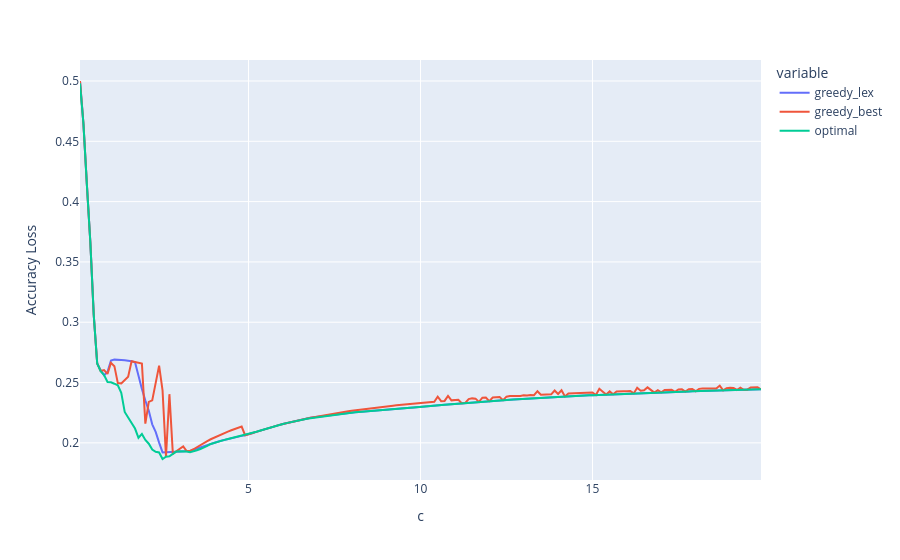

Notebook source saved alongside this figure:
### Code cell
results = {"c": regularizer, "greedy_lex": accuracy_losses_greedy_lex, "greedy_best": accuracy_losses_greedy_best, "optimal": accuracy_losses_optimal}
px.line(results, x="c", y=["greedy_lex", "greedy_best", "optimal"], markers=len(C)==1).update_layout(yaxis=dict(title="Accuracy Loss"))

### Figure 1 — Plotly figure (JSON) as saved in the notebook; plotly's stock layout.template omitted (floating-point values rounded to 4 significant figures; data arrays with more than 128 entries replaced by an {"elided": "..."} marker saying what was removed)
{"data": [{"hovertemplate": "variable=greedy_lex<br>c=%{x}<br>value=%{y}<extra></extra>", "legendgroup": "greedy_lex", "line": {"color": "#636efa", "dash": "solid"}, "marker": {"symbol": "circle"}, "mode": "lines", "name": "greedy_lex", "orientation": "v", "showlegend": true, "type": "scatter", "x": {"elided": "199 float values"}, "xaxis": "x", "y": {"elided": "199 float values"}, "yaxis": "y"}, {"hovertemplate": "variable=greedy_best<br>c=%{x}<br>value=%{y}<extra></extra>", "legendgroup": "greedy_best", "line": {"color": "#EF553B", "dash": "solid"}, "marker": {"symbol": "circle"}, "mode": "lines", "name": "greedy_best", "orientation": "v", "showlegend": true, "type": "scatter", "x": {"elided": "199 float values"}, "xaxis": "x", "y": {"elided": "199 float values"}, "yaxis": "y"}, {"hovertemplate": "variable=optimal<br>c=%{x}<br>value=%{y}<extra></extra>", "legendgroup": "optimal", "line": {"color": "#00cc96", "dash": "solid"}, "marker": {"symbol": "circle"}, "mode": "lines", "name": "optimal", "orientation": "v", "showlegend": true, "type": "scatter", "x": {"elided": "199 float values"}, "xaxis": "x", "y": {"elided": "199 float values"}, "yaxis": "y"}], "layout": {"legend": {"title": {"text": "variable"}, "tracegroupgap": 0}, "margin": {"t": 60}, "xaxis": {"anchor": "y", "domain": [0, 1], "title": {"text": "c"}}, "yaxis": {"anchor": "x", "domain": [0, 1], "title": {"text": "Accuracy Loss"}}}}
